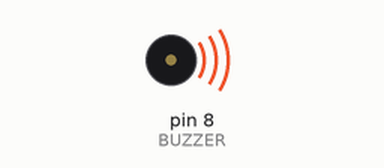
A sketch run on a simulated Arduino Uno, built with avr-gcc and run on an emulated ATmega328P. Shown: buzzer (waves = sounding).

Above: at 0.3 s.
At 3.1 s:
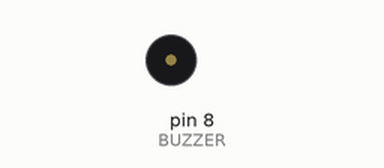
Timing chart, 0 to 24.9 s (numbered marks = the images above):
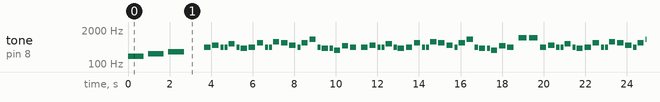

Measured:
- by itself, tone on pin 8 (BUZZER): plays 200 Hz for 0.75 s, 250 Hz for 0.75 s, 300 Hz for 0.75 s, 440 Hz for 0.30 s, 523 Hz for 0.30 s, 440 Hz for 0.15 s … (354 notes in this stretch)

The sketch:

Crazy_FrogV2.ino
```cpp
#define BUZZER 8

// Frequências da melodia (0 = pausa)
int crazy_frog_melody[] = {
    200,250,300,0,

    440, 523, 440, 440, 587, 440, 392,
    440, 659, 440, 440, 698, 659, 523,
    440, 659, 880, 440, 392, 392, 330, 494,
    440, 0,

    440, 523, 440, 440, 587, 440, 392,
    440, 659, 440, 440, 698, 659, 523,
    440, 659, 880, 440, 392, 392, 330, 494,
    440, 0,

    1000,1000,

    440, 523, 440, 440, 587, 440, 392,
    440, 659, 440, 440, 698, 659, 523,
    440, 659, 880, 440, 392, 392, 330, 494,
    440, 0,

    1000,1000,

    440, 523, 440, 440, 587, 440, 392,
    440, 659, 440, 440, 698, 659, 523,
    440, 659, 880, 440, 392, 392, 330, 494,
    440,

    587,587,550,587,550,630
};

// Duração de cada nota em ms
int crazy_frog_durations[] = {
    750,750,750,750,
    300, 300, 150, 150, 300, 150, 300,
    300, 300, 150, 150, 300, 300, 300,
    150, 300, 300, 150, 300, 150, 300, 300,
    300, 150,

    300, 300, 150, 150, 300, 150, 300,
    300, 300, 150, 150, 300, 300, 300,
    150, 300, 300, 150, 300, 150, 300, 300,
    300, 150,

    400,400,

    300, 300, 150, 150, 300, 150, 300,
    300, 300, 150, 150, 300, 300, 300,
    150, 300, 300, 150, 300, 150, 300, 300,
    300, 150,

    400, 400,

    300, 300, 150, 150, 300, 150, 300,
    300, 300, 150, 150, 300, 300, 300,
    150, 300, 300, 150, 300, 150, 300, 300,
    300,

    200,150,150,200,150,300
};

void setup() {
  pinMode(BUZZER, OUTPUT);

}

void loop() {
    int n = sizeof(crazy_frog_melody)/sizeof(crazy_frog_melody[0]);
    for (int i = 0; i < n; i++) {
        if (crazy_frog_melody[i] == 0) {
            delay(crazy_frog_durations[i]); // pausa
        } else {
            tone(BUZZER, crazy_frog_melody[i], crazy_frog_durations[i]);
            delay(crazy_frog_durations[i] * 1.3); // separação entre notas
        }
    }
    delay(1000); // pausa antes de repetir a melodia
}
```
